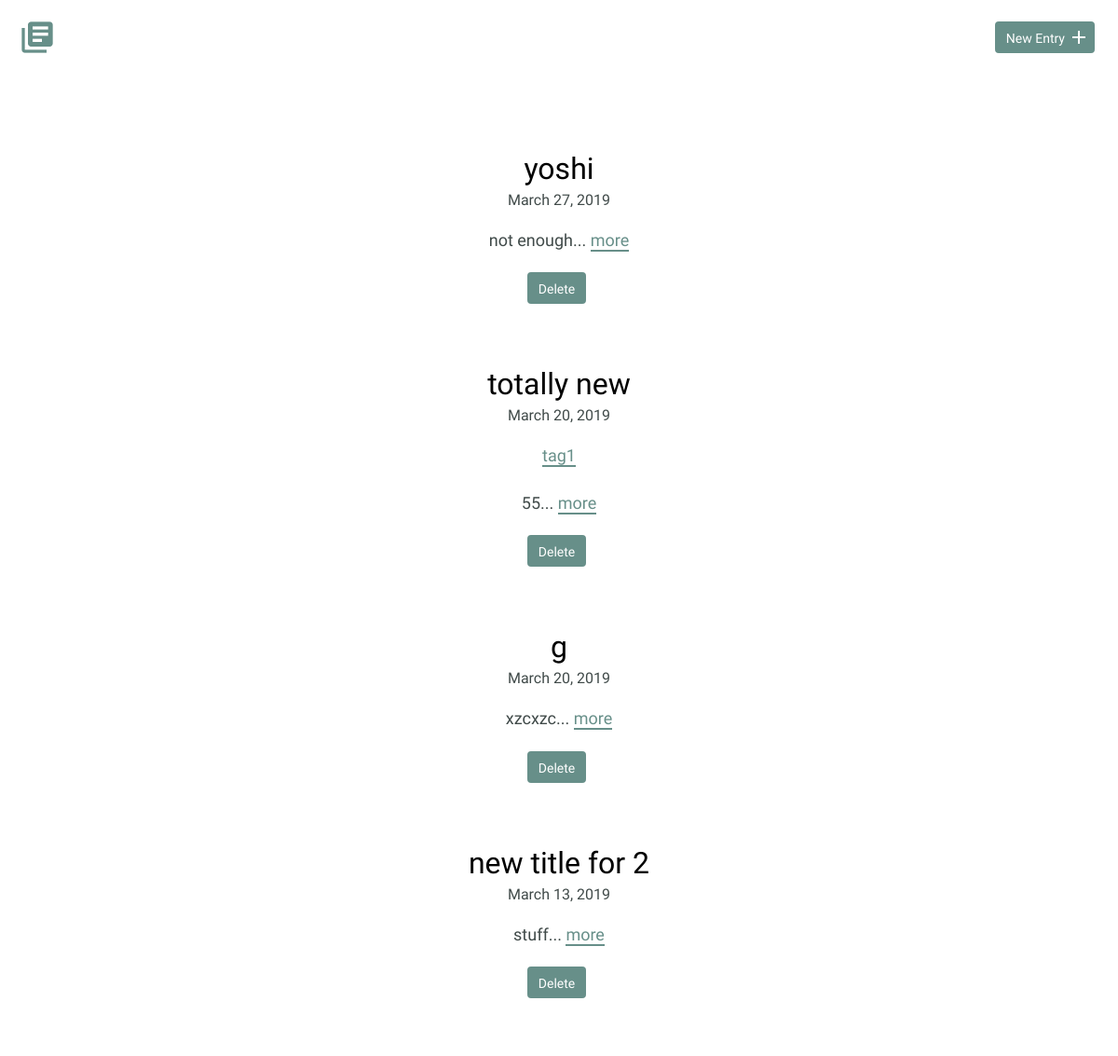
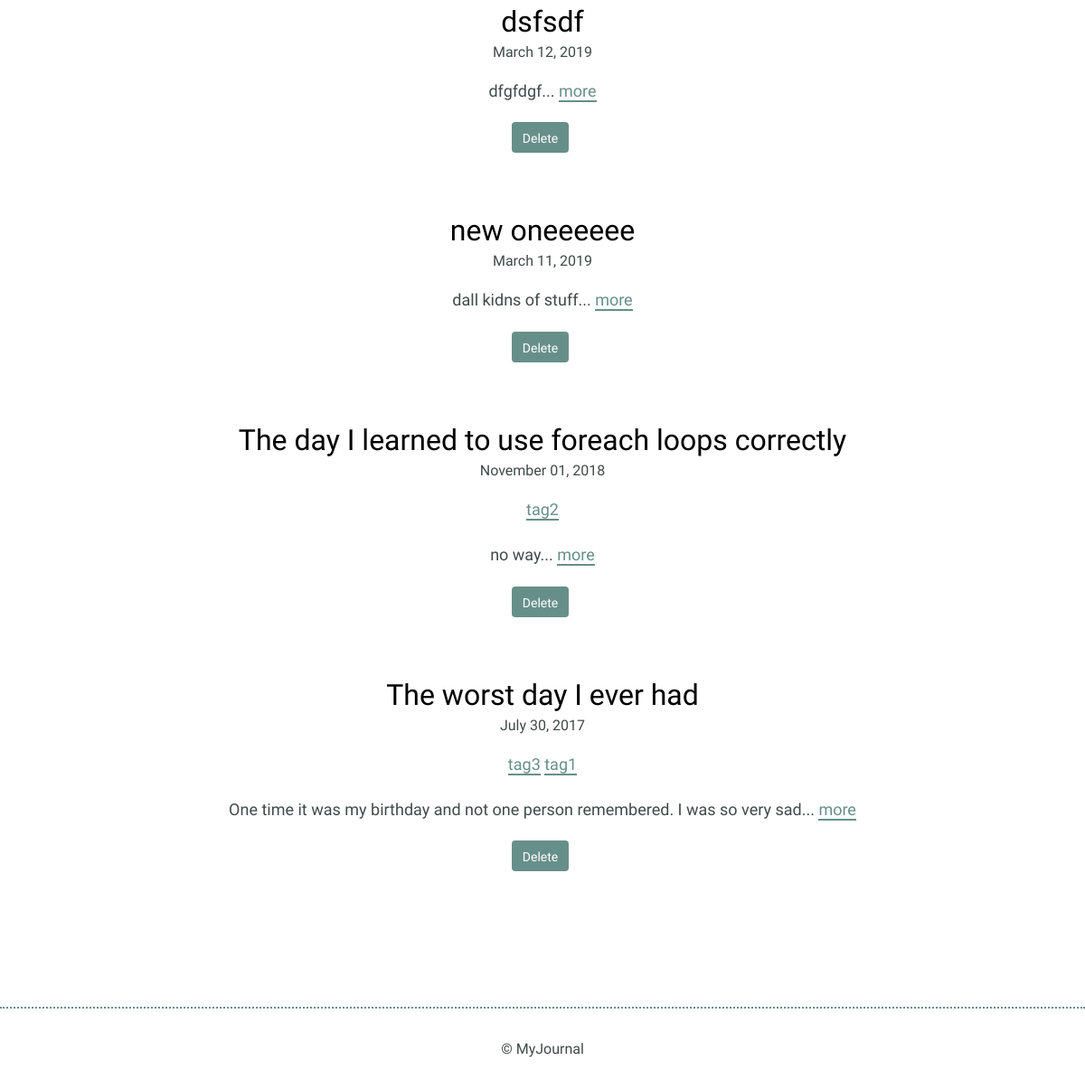
Before: / with the older database file (2 pictures, top to bottom).
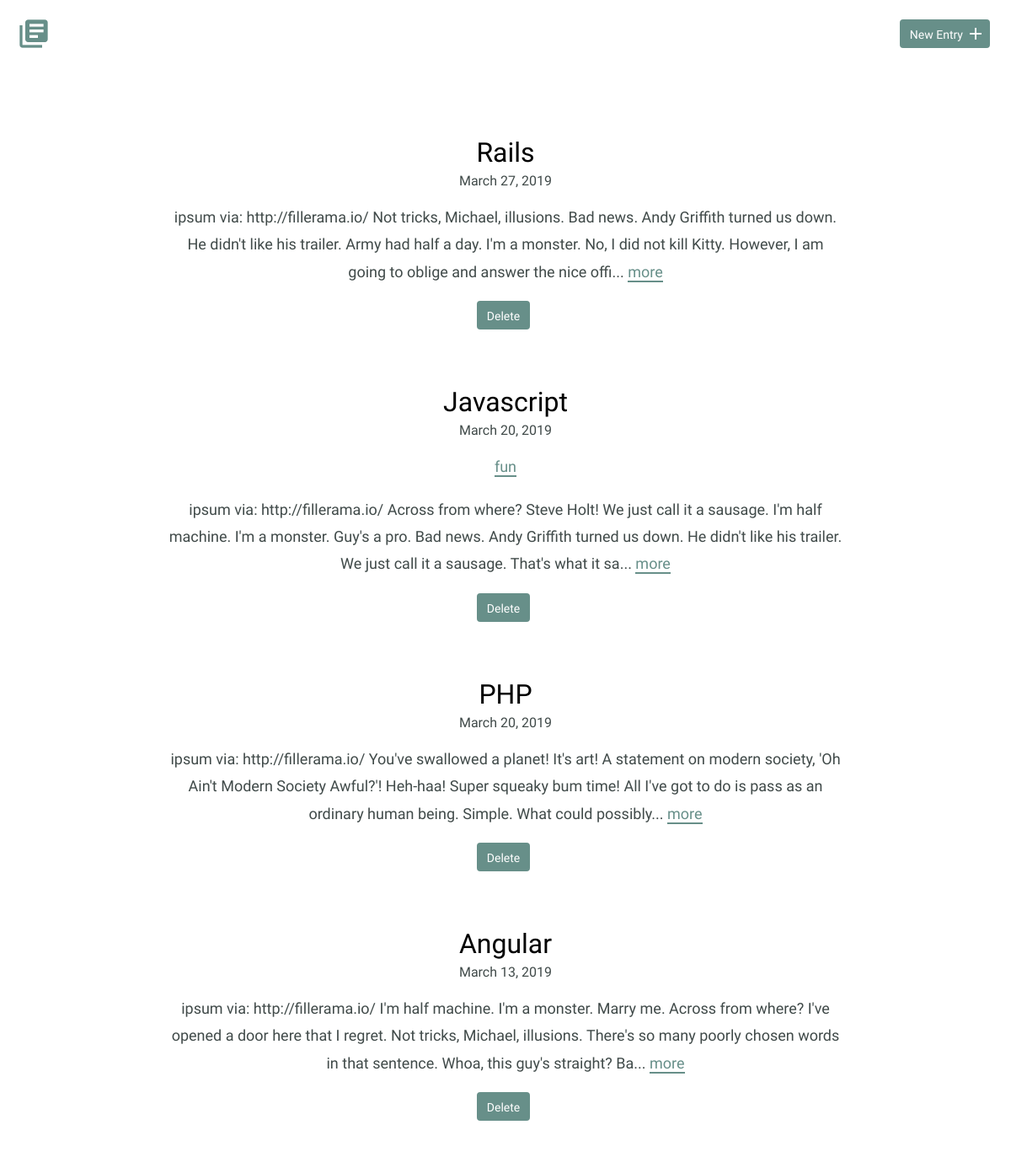
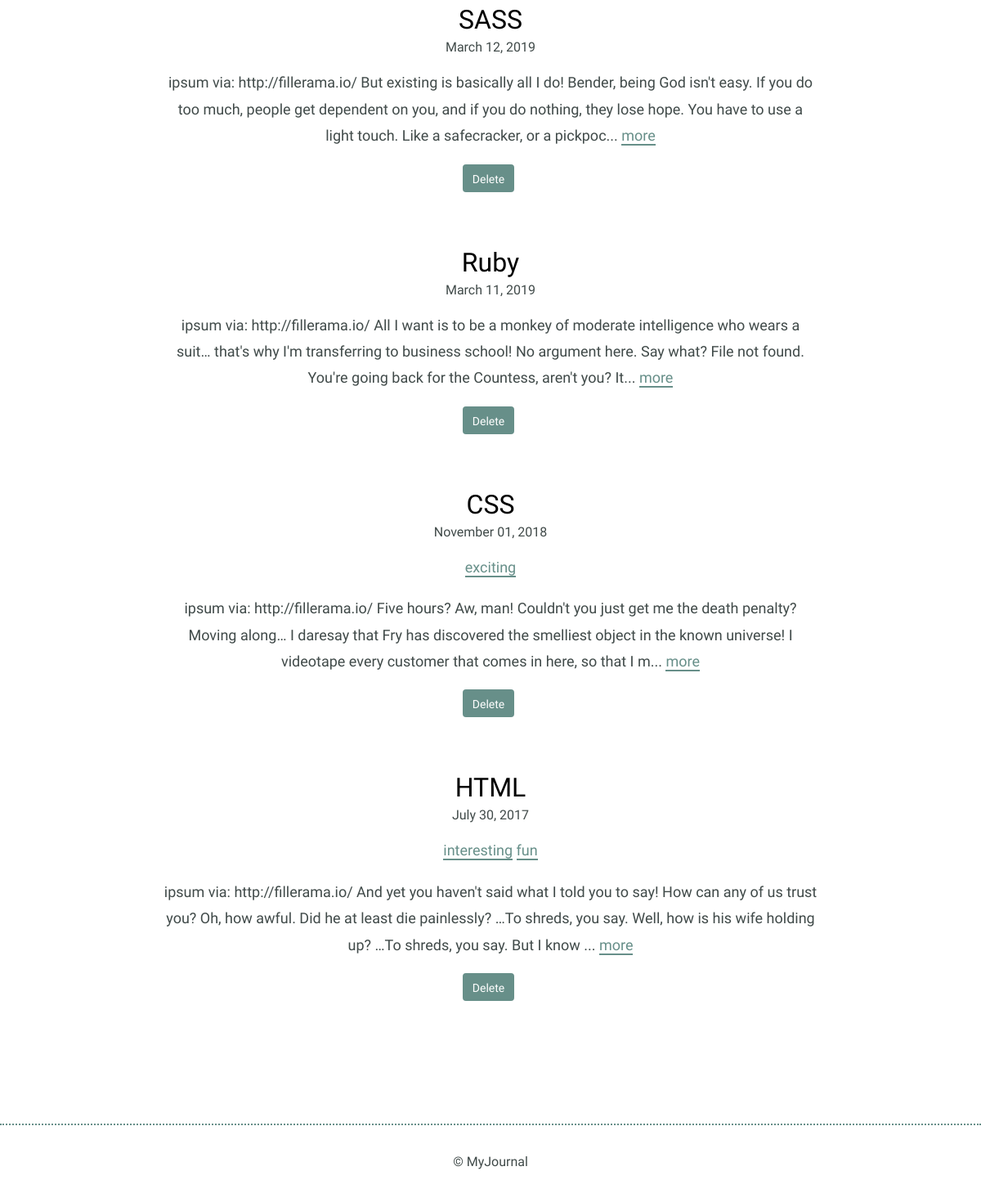
After: the same page with the newer database file (2 pictures, top to bottom).
### tables this page shows
CREATE TABLE "entries" (
	`id`	INTEGER,
	`title`	TEXT,
	`date`	TEXT,
	`time_spent`	INTEGER,
	`learned`	BLOB,
	`resources`	BLOB,
	PRIMARY KEY(`id`)
);

### inc/functions.php (called while the page is built, shortened)
<?php
function get_journal_entry_list() {
  include 'connection.php';
  try {
    return $db->query('SELECT * FROM entries ORDER BY date DESC');
  } catch (Exception $e) {
    echo $e->getMessage();
    return array();
  }
}
function get_tags_for_entry($entry_id) {
  include 'connection.php';
  $sql = 'SELECT tags.name, tags.id
          FROM tags
          JOIN entry_tags ON tags.id = entry_tags.tag_id
          WHERE entry_tags.entry_id = ?';
  try {
    $results = $db->prepare($sql);
    $results->bindValue(1, $entry_id, PDO::PARAM_INT);
    $results->execute();
  } catch (Exception $e) {
    echo $e->getMessage();
    return false;
  }
  return $results;
}

### index.php (the view, shortened to what this page needs)
<?php
require_once "inc/functions.php";
include "inc/header.php";
?>
  <div class="entry-list">
    <?php
      foreach (get_journal_entry_list() as $entry) {
        echo "<article>";
        echo "<h2><a href='detail.php?id=" .$entry['id']. "'>".$entry['title']."</a></h2>";
        echo "<time datetime=" .$entry['date']. ">" .strftime("%B %d, %Y", strtotime($entry['date'])). "</time>";
        echo "<p class='tag-list'>";
          foreach (get_tags_for_entry($entry['id']) as $tag) {
            echo "<a href='tag.php?id=" .$tag['id']. "'>" .$tag['name']. "</a> ";
          }
        echo "</p>";
        echo "<p>" .substr($entry['learned'], 0, 250). "... <a href='detail.php?id=" .$entry['id']. "'>more</a></p>";
        echo "<form method='post' onsubmit=\"return confirm('Are you sure?');\">";
        echo "<input type='submit' class='button button-danger' value='Delete' />";
        echo "</form>";
        echo "</article>";
      }
    ?>
  </div>
<?php include "inc/footer.php" ?>

### inc/header.php (shortened to what this page needs)
<!DOCTYPE html>
<html>
  <head>
    <link rel="stylesheet" href="css/normalize.css">
    <link rel="stylesheet" href="css/site.css">
  </head>
<body>
  <header>
    <div class="container">
      <div class="site-header">
        <a class="logo" href="index.php"><i class="material-icons">library_books</i></a>
        <a class="button icon-right" href="new.php"><span>New Entry</span> <i class="material-icons">add</i></a>
      </div>
    </div>
  </header>
  <section>
      <div class="container">

### inc/footer.php
      </div>
    </section>
    <footer>
      <div>
        &copy; MyJournal
      </div>
    </footer>
  </body>
</html>

### css/site.css (style rules this page uses)
body { font-size: 16px; color: #404a49; font-family: 'Cousine', serif; font-weight: 400; }
.container { margin: 0 auto; padding: 0 25px; }
header .site-header { margin: 0 auto; height: 95px; }
header .logo i { color: #678f89; margin: 20px 0 0 -5px; float: left; font-size: 40px; }
header .button { float: right; margin: 33px 0 0 0; }
footer { text-align: center; padding: 35px 0; border-top: 2px dotted #678f89; }
.button { padding: 8px 10px 6px 10px; background: #678f89; border: 2px solid #678f89; border-radius: 4px; text-decoration: none; color: #FFF; position: relative; text-align: center; font-size: 14px; }
.button.icon-right { padding-right: 30px; top: -10px; }
.button.icon-right i { position: absolute; top: 3px; right: 3px; }
h1, h2, h3 { margin: 0; font-weight: 400; line-height: 1em; color: #000; }
h2 { font-size: 32px; }
h2 a { text-decoration: none; color: #000; }
p { line-height: 1.8em; font-size: 18px; }
p a { border-bottom: 2px solid #678f89; padding: 0; color: #678f89; text-decoration: none; }
.entry-list, .edit-entry, .new-entry { max-width: 800px; margin: 0 auto; padding: 70px 0 150px 0; }
.entry-list article { margin-bottom: 70px; text-align: center; }
.entry-list article:last-child { margin-bottom: 0; }
.entry-list article h2 { margin-bottom: 8px; }
input[type=submit] { margin-right: 5px; }

Changed rows visible on the page:
changed entries: title "yoshi" → "Rails"; learned "not enough" → "ipsum via: http://fillerama.io/ Not tricks, Michael, illusions. Bad news. Andy Griffith turned us down. He didn't like his trailer. Army had half a day. I'm a monster. No, I did not kill Kitty. However, I am going to oblige and answer the nice offi"
changed entries: title "totally new" → "Javascript"; learned "55" → "ipsum via: http://fillerama.io/ Across from where? Steve Holt! We just call it a sausage. I'm half machine. I'm a monster. Guy's a pro. Bad news. Andy Griffith turned us down. He didn't like his trailer. We just call it a sausage. That's what it sa"
changed entries: title "g" → "PHP"; learned "xzcxzc" → "ipsum via: http://fillerama.io/ You've swallowed a planet! It's art! A statement on modern society, 'Oh Ain't Modern Society Awful?'! Heh-haa! Super squeaky bum time! All I've got to do is pass as an ordinary human being. Simple. What could possibly"
changed entries: title "new title for 2" → "Angular"; learned "stuff" → "ipsum via: http://fillerama.io/ I'm half machine. I'm a monster. Marry me. Across from where? I've opened a door here that I regret. Not tricks, Michael, illusions. There's so many poorly chosen words in that sentence. Whoa, this guy's straight? Ba"
changed entries: title "dsfsdf" → "SASS"; learned "dfgfdgf" → "ipsum via: http://fillerama.io/ But existing is basically all I do! Bender, being God isn't easy. If you do too much, people get dependent on you, and if you do nothing, they lose hope. You have to use a light touch. Like a safecracker, or a pickpoc"
changed entries: title "new oneeeeee" → "Ruby"; learned "dall kidns of stuff" → "ipsum via: http://fillerama.io/ All I want is to be a monkey of moderate intelligence who wears a suit… that's why I'm transferring to business school! No argument here. Say what? File not found. You're going back for the Countess, aren't you? It"
changed entries: title "The day I learned to use foreach loops correctly" → "CSS"; learned "no way" → "ipsum via: http://fillerama.io/ Five hours? Aw, man! Couldn't you just get me the death penalty? Moving along… I daresay that Fry has discovered the smelliest object in the known universe! I videotape every customer that comes in here, so that I m"
changed entries: title "The worst day I ever had" → "HTML"; learned "One time it was my birthday and not one person remembered. I was so very sad" → "ipsum via: http://fillerama.io/ And yet you haven't said what I told you to say! How can any of us trust you? Oh, how awful. Did he at least die painlessly? …To shreds, you say. Well, how is his wife holding up? …To shreds, you say. But I know"
Other visible differences:
new list line: "fun"
new list line: "exciting"
new list line: "interesting"
list line gone: "tag1"
list line gone: "tag2"
list line gone: "tag3"
